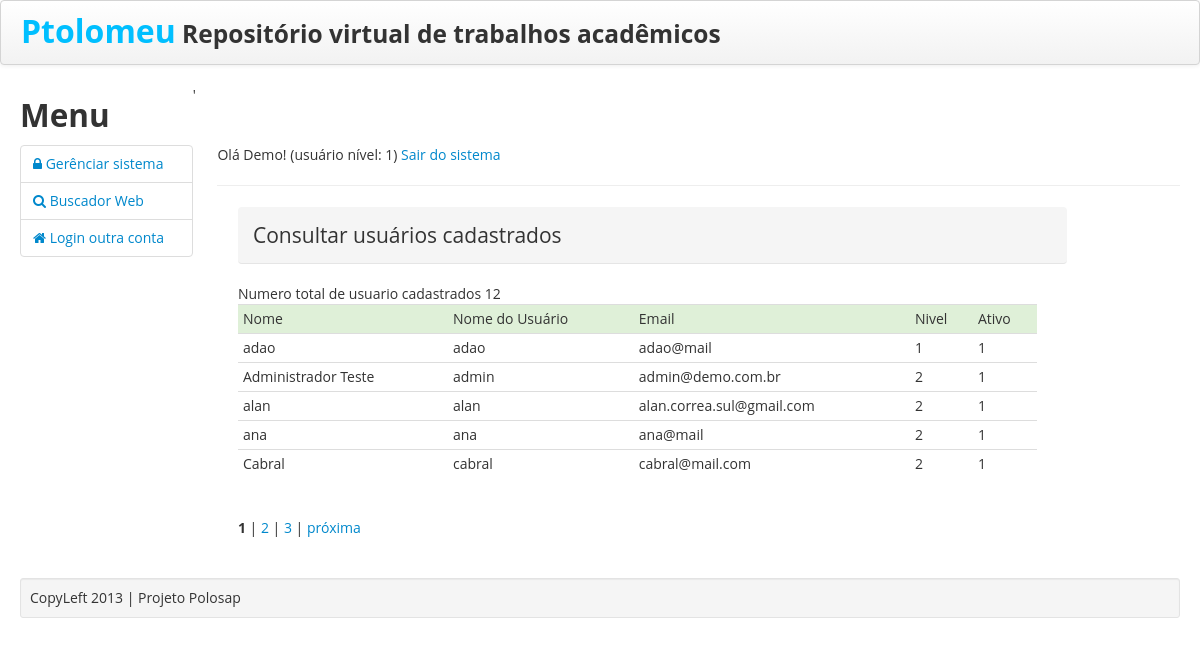
The page /usuarioConsultar.php (signed in) on the database as committed earlier.
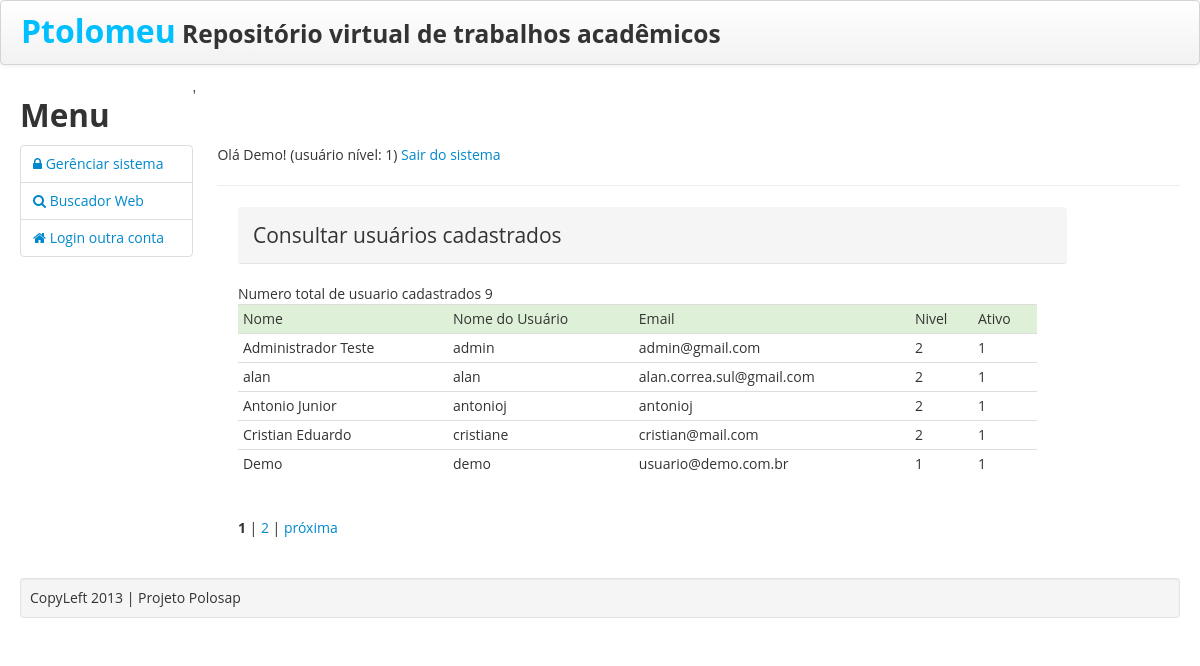
The same page on the database as committed later.
### tables this page shows
CREATE TABLE IF NOT EXISTS `usuarios` (
  `id` int(10) unsigned NOT NULL AUTO_INCREMENT,
  `nome` varchar(50) NOT NULL,
  `usuario` varchar(25) NOT NULL,
  `senha` varchar(40) NOT NULL,
  `email` varchar(100) NOT NULL,
  `nivel` int(1) unsigned NOT NULL DEFAULT '1' COMMENT 'Normal (1) e Administrador (2)',
  `ativo` int(1) NOT NULL DEFAULT '1',
  `data` date NOT NULL,
  `hora` time NOT NULL,
  PRIMARY KEY (`id`),
  UNIQUE KEY `usuario` (`usuario`),
  KEY `niveis` (`nivel`)
);

### usuarioConsultar.php (the view, shortened to what this page needs)
<?php
require 'html.class.php';
?>
<!DOCTYPE html>
<html>
    <head>
    </head>
    <body>
        <div class="container-fluid">
            <div class="row-fluid">
                <br>
                <br>
                <br>
                <div class="span10">
                    <div class="span10">
                        <legend class="breadcrumb">Consultar usuários cadastrados</legend>
                        <?php
                        $campos_query = "*";
                        $final_query = "FROM usuarios ORDER BY nome ASC";
                        $maximo = 5;
                        $pagina = $_GET["pagina"];
                        if ($pagina == "") {
                            $pagina = "1";
                        }
                        $inicio = $pagina - 1;
                        $inicio = $maximo * $inicio;
                        $strCount = "SELECT COUNT(*) AS 'num_registros' $final_query";
                        $query = mysql_query($strCount);
                        $row = mysql_fetch_array($query);
                        $total = $row["num_registros"];
                        $sql = mysql_query("SELECT $campos_query $final_query LIMIT $inicio,$maximo");
                        echo 'Numero total de usuario cadastrados ' . $total . '<br>';
                        echo "<table class='table table-condensed'>
                        <tr class='success'>
                            <td>Nome</td>
                            <td>Nome do Usuário</td>
                            <td>Email</td>
                            <td>Nivel</td>
                            <td>Ativo</td>
                        </tr>";
                        while ($linha = mysql_fetch_object($sql)) {
                            echo "<tr><td>" . $linha->nome .
                            "</td><td>" . $linha->usuario .
                            "</td><td>" . $linha->email .
                            "</td><td>" . $linha->nivel .
                            "</td><td>" . $linha->ativo .
                            "</td></tr>";
                        }
                        echo "</table>";
                        $mais = $pagina + 1;
                        $pgs = ceil($total / $maximo);
                        if ($pgs > 1) {
                            echo "<br />";
                            for ($i = 1; $i <= $pgs; $i++) {
                                if ($i != $pagina) {
                                    echo " <a href=" . $_SERVER['PHP_SELF'] . "?pagina=" . ($i) . ">$i</a> | ";
                                } else {
                                    echo " <strong>" . $i . "</strong> | ";
                                }
                            }
                            if ($mais <= $pgs) {
                                echo " <a href=" . $_SERVER['PHP_SELF'] . "?pagina=$mais>próxima</a>";
                            }
                        }
                        ?>
                    </div>
                </div>
            </div>
            <br>
            <br>
        </div>
</body>
</html>

Rows that differ between the two databases and show on the page:
removed usuarios: nome "adao", usuario "adao", email "adao@mail", nivel "1", ativo "1"
removed usuarios: nome "ana", usuario "ana", email "ana@mail", nivel "2", ativo "1"
removed usuarios: nome "Cabral", usuario "cabral", email "cabral@mail.com", nivel "2", ativo "1"
changed usuarios "Administrador Teste": email "admin@demo.com.br" → "admin@gmail.com"
added usuarios: nome "Antonio Junior", usuario "antonioj", email "antonioj", nivel "2", ativo "1"
added usuarios: nome "Cristian Eduardo", usuario "cristiane", email "cristian@mail.com", nivel "2", ativo "1"
now on this page (row unchanged): usuarios: nome "Demo", usuario "demo", email "usuario@demo.com.br", nivel "1", ativo "1"
Other text that changed with them:
$total: "12" → "9"
list line gone: "3 |"
